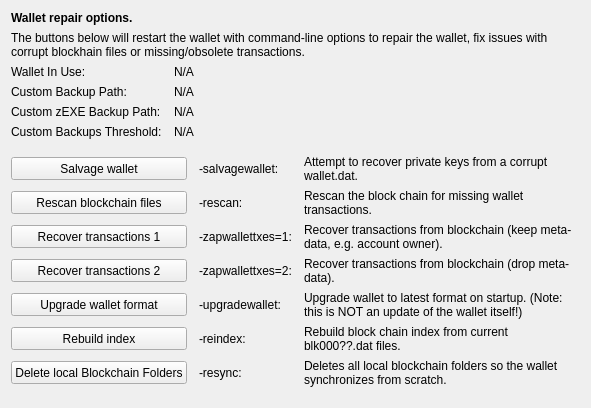
     <widget class="QWidget" name="tab_repair">
      <attribute name="title">
       <string>&amp;Wallet Repair</string>
      </attribute>
      <layout class="QGridLayout" name="gridLayout_4" columnstretch="0,0,0,0">
       <property name="horizontalSpacing">
        <number>12</number>
       </property>
       <item row="0" column="0" colspan="4">
        <widget class="QLabel" name="label_repair_header">
         <property name="font">
          <font>
           <weight>75</weight>
           <bold>true</bold>
          </font>
         </property>
         <property name="text">
          <string>Wallet repair options.</string>
         </property>
        </widget>
       </item>
       <item row="1" column="0" colspan="4">
        <widget class="QLabel" name="label_repair_helptext">
         <property name="font">
          <font>
           <weight>50</weight>
           <bold>false</bold>
          </font>
         </property>
         <property name="text">
          <string>The buttons below will restart the wallet with command-line options to repair the wallet, fix issues with corrupt blockhain files or missing/obsolete transactions.</string>
         </property>
         <property name="wordWrap">
          <bool>true</bool>
         </property>
        </widget>
       </item>
       <item row="2" column="0">
        <widget class="QLabel" name="wallet_path_label">
         <property name="text">
          <string>Wallet In Use:</string>
         </property>
        </widget>
       </item>
       <item row="2" column="1" colspan="3">
        <widget class="QLabel" name="wallet_path">
         <property name="cursor">
          <cursorShape>IBeamCursor</cursorShape>
         </property>
         <property name="text">
          <string>N/A</string>
         </property>
         <property name="textFormat">
          <enum>Qt::PlainText</enum>
         </property>
         <property name="textInteractionFlags">
          <set>Qt::LinksAccessibleByMouse|Qt::TextSelectableByKeyboard|Qt::TextSelectableByMouse</set>
         </property>
        </widget>
       </item>
       <item row="3" column="0">
        <widget class="QLabel" name="wallet_custombackuppath_label">
         <property name="text">
          <string>Custom Backup Path:</string>
         </property>
         <property name="visible">
          <bool>false</bool>
         </property>
        </widget>
       </item>
       <item row="3" column="1" colspan="3">
        <widget class="QLabel" name="wallet_custombackuppath">
         <property name="cursor">
          <cursorShape>IBeamCursor</cursorShape>
         </property>
         <property name="text">
          <string>N/A</string>
         </property>
         <property name="textFormat">
          <enum>Qt::PlainText</enum>
         </property>
         <property name="textInteractionFlags">
          <set>Qt::LinksAccessibleByMouse|Qt::TextSelectableByKeyboard|Qt::TextSelectableByMouse</set>
         </property>
         <property name="visible">
          <bool>false</bool>
         </property>
        </widget>
       </item>
       <item row="4" column="0">
        <widget class="QLabel" name="wallet_customzexebackuppath_label">
         <property name="text">
          <string>Custom zEXE Backup Path:</string>
         </property>
         <property name="visible">
          <bool>false</bool>
         </property>
        </widget>
       </item>
       <item row="4" column="1" colspan="3">
        <widget class="QLabel" name="wallet_customzexebackuppath">
         <property name="cursor">
          <cursorShape>IBeamCursor</cursorShape>
         </property>
         <property name="text">
          <string>N/A</string>
         </property>
         <property name="textFormat">
          <enum>Qt::PlainText</enum>
         </property>
         <property name="textInteractionFlags">
          <set>Qt::LinksAccessibleByMouse|Qt::TextSelectableByKeyboard|Qt::TextSelectableByMouse</set>
         </property>
         <property name="visible">
          <bool>false</bool>
         </property>
        </widget>
       </item>
       <item row="5" column="0">
        <widget class="QLabel" name="wallet_custombackupthreshold_label">
         <property name="text">
          <string>Custom Backups Threshold:</string>
         </property>
         <property name="visible">
          <bool>false</bool>
         </property>
        </widget>
       </item>
       <item row="5" column="1" colspan="3">
        <widget class="QLabel" name="wallet_custombackupthreshold">
         <property name="cursor">
          <cursorShape>IBeamCursor</cursorShape>
         </property>
         <property name="text">
          <string>N/A</string>
         </property>
         <property name="textFormat">
          <enum>Qt::PlainText</enum>
         </property>
         <property name="textInteractionFlags">
          <set>Qt::LinksAccessibleByMouse|Qt::TextSelectableByKeyboard|Qt::TextSelectableByMouse</set>
         </property>
         <property name="visible">
          <bool>false</bool>
         </property>
        </widget>
       </item>
       <item row="6" column="0">
        <spacer name="verticalSpacer_repair1">
         <property name="orientation">
          <enum>Qt::Vertical</enum>
         </property>
         <property name="sizeHint" stdset="0">
          <size>
           <width>10</width>
           <height>10</height>
          </size>
         </property>
        </spacer>
       </item>
       <item row="7" column="0" colspan="2">
        <widget class="QPushButton" name="btn_salvagewallet">
         <property name="minimumSize">
          <size>
           <width>100</width>
           <height>23</height>
          </size>
         </property>
         <property name="text">
          <string>Salvage wallet</string>
         </property>
        </widget>
       </item>
       <item row="7" column="2">
        <widget class="QLabel" name="label_repair_salvage_command">
         <property name="text">
          <string notr="true">-salvagewallet:</string>
         </property>
        </widget>
       </item>
       <item row="7" column="3">
        <widget class="QLabel" name="label_repair_salvage">
         <property name="text">
          <string>Attempt to recover private keys from a corrupt wallet.dat.</string>
         </property>
         <property name="wordWrap">
          <bool>true</bool>
         </property>
        </widget>
       </item>
       <item row="8" column="0" colspan="2">
        <widget class="QPushButton" name="btn_rescan">
         <property name="minimumSize">
          <size>
           <width>100</width>
           <height>23</height>
          </size>
         </property>
         <property name="text">
          <string>Rescan blockchain files</string>
         </property>
        </widget>
       </item>
       <item row="8" column="2">
        <widget class="QLabel" name="label_repair_rescan_command">
         <property name="text">
          <string notr="true">-rescan:</string>
         </property>
        </widget>
       </item>
       <item row="8" column="3">
        <widget class="QLabel" name="label_repair_rescan">
         <property name="text">
          <string>Rescan the block chain for missing wallet transactions.</string>
         </property>
         <property name="wordWrap">
          <bool>true</bool>
         </property>
        </widget>
       </item>
       <item row="9" column="0" colspan="2">
        <widget class="QPushButton" name="btn_zapwallettxes1">
         <property name="minimumSize">
          <size>
           <width>100</width>
           <height>23</height>
          </size>
         </property>
         <property name="text">
          <string>Recover transactions 1</string>
         </property>
        </widget>
       </item>
       <item row="9" column="2">
        <widget class="QLabel" name="label_repair_zap1_command">
         <property name="text">
          <string notr="true">-zapwallettxes=1:</string>
         </property>
        </widget>
       </item>
       <item row="9" column="3">
        <widget class="QLabel" name="label_repair_zap1">
         <property name="text">
          <string>Recover transactions from blockchain (keep meta-data, e.g. account owner).</string>
         </property>
         <property name="wordWrap">
          <bool>true</bool>
         </property>
        </widget>
       </item>
       <item row="10" column="0" colspan="2">
        <widget class="QPushButton" name="btn_zapwallettxes2">
         <property name="minimumSize">
          <size>
           <width>100</width>
           <height>23</height>
          </size>
         </property>
         <property name="text">
          <string>Recover transactions 2</string>
         </property>
        </widget>
       </item>
       <item row="10" column="2">
        <widget class="QLabel" name="label_repair_zap2_command">
         <property name="text">
          <string notr="true">-zapwallettxes=2:</string>
         </property>
        </widget>
       </item>
       <item row="10" column="3">
        <widget class="QLabel" name="label_repair_zap2">
         <property name="text">
          <string>Recover transactions from blockchain (drop meta-data).</string>
         </property>
         <property name="wordWrap">
          <bool>true</bool>
         </property>
        </widget>
       </item>
       <item row="11" column="0" colspan="2">
        <widget class="QPushButton" name="btn_upgradewallet">
         <property name="minimumSize">
          <size>
           <width>100</width>
           <height>23</height>
          </size>
         </property>
         <property name="text">
          <string>Upgrade wallet format</string>
         </property>
        </widget>
       </item>
       <item row="11" column="2">
        <widget class="QLabel" name="label_repair_upgrade_command">
         <property name="text">
          <string notr="true">-upgradewallet:</string>
         </property>
        </widget>
       </item>
       <item row="11" column="3">
        <widget class="QLabel" name="label_repair_upgrade">
         <property name="text">
          <string>Upgrade wallet to latest format on startup. (Note: this is NOT an update of the wallet itself!)</string>
         </property>
         <property name="wordWrap">
          <bool>true</bool>
         </property>
        </widget>
       </item>
       <item row="12" column="0" colspan="2">
        <widget class="QPushButton" name="btn_reindex">
         <property name="minimumSize">
          <size>
           <width>100</width>
           <height>23</height>
          </size>
         </property>
         <property name="text">
          <string>Rebuild index</string>
         </property>
        </widget>
       </item>
       <item row="12" column="2">
        <widget class="QLabel" name="label_repair_reindex_command">
         <property name="text">
          <string notr="true">-reindex:</string>
         </property>
        </widget>
       </item>
       <item row="12" column="3">
        <widget class="QLabel" name="label_repair_reindex">
         <property name="text">
          <string>Rebuild block chain index from current blk000??.dat files.</string>
         </property>
         <property name="wordWrap">
          <bool>true</bool>
         </property>
        </widget>
       </item>
       <item row="13" column="0" colspan="2">
        <widget class="QPushButton" name="btn_resync">
         <property name="minimumSize">
          <size>
           <width>100</width>
           <height>23</height>
          </size>
         </property>
         <property name="text">
          <string>Delete local Blockchain Folders</string>
         </property>
        </widget>
       </item>
       <item row="13" column="2">
        <widget class="QLabel" name="label_repair_resync_command">
         <property name="text">
          <string>-resync:</string>
         </property>
        </widget>
       </item>
       <item row="13" column="3">
        <widget class="QLabel" name="label_repair_resync">
         <property name="text">
          <string>Deletes all local blockchain folders so the wallet synchronizes from scratch.</string>
         </property>
         <property name="wordWrap">
          <bool>true</bool>
         </property>
        </widget>
       </item>
       <item row="14" column="0">
        <spacer name="verticalSpacer_repair2">
         <property name="orientation">
          <enum>Qt::Vertical</enum>
         </property>
         <property name="sizeHint" stdset="0">
          <size>
           <width>20</width>
           <height>10</height>
          </size>
         </property>
        </spacer>
       </item>
      </layout>
     </widget>
